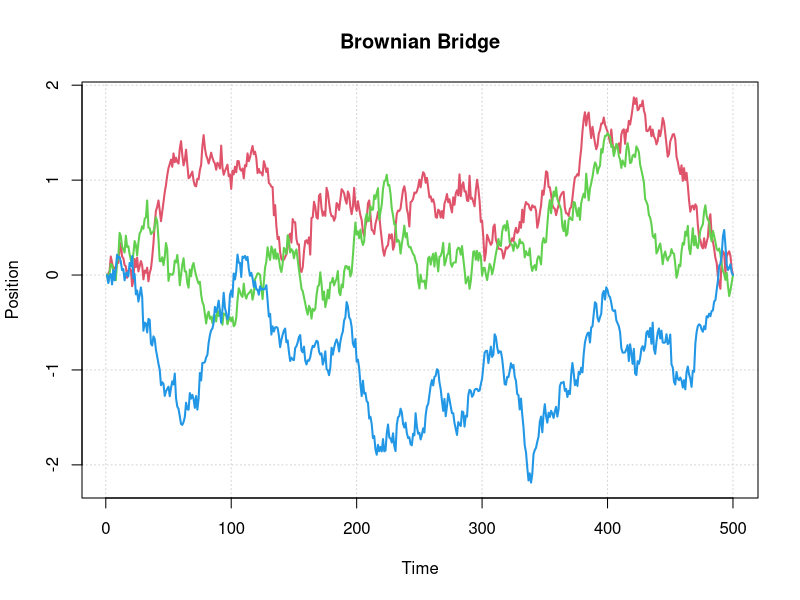

R code for this plot:
#defining Brownian motion and Brownian bridge as matrices
BM <- matrix(NA, nrow=500, ncol=3)
BB <- matrix(NA, nrow=500, ncol=3)

#specifying seed
set.seed(76435567)

#simulating trajectories of Brownian motion
for (j in 1:3) {
  BM[1,j] <- 0

  for (i in 2:500) {
    BM[i,j] <- BM[i-1,j] + sqrt(0.01)*rnorm(1)
  }
}

#computing trajectories of Brownian bridge
for(j in 1:3){
  for (i in 1:500) {
    BB[i,j] <- BM[i,j]-i/500*BM[500,j]
  }
}

#plotting trajectories of Brownian bridge
matplot(BB, type="l", main="Brownian Bridge", lty=1, lwd=2, col=2:4,
        ylim=c(range(BB)), xlab="Time", ylab="Position", panel.first=grid())

